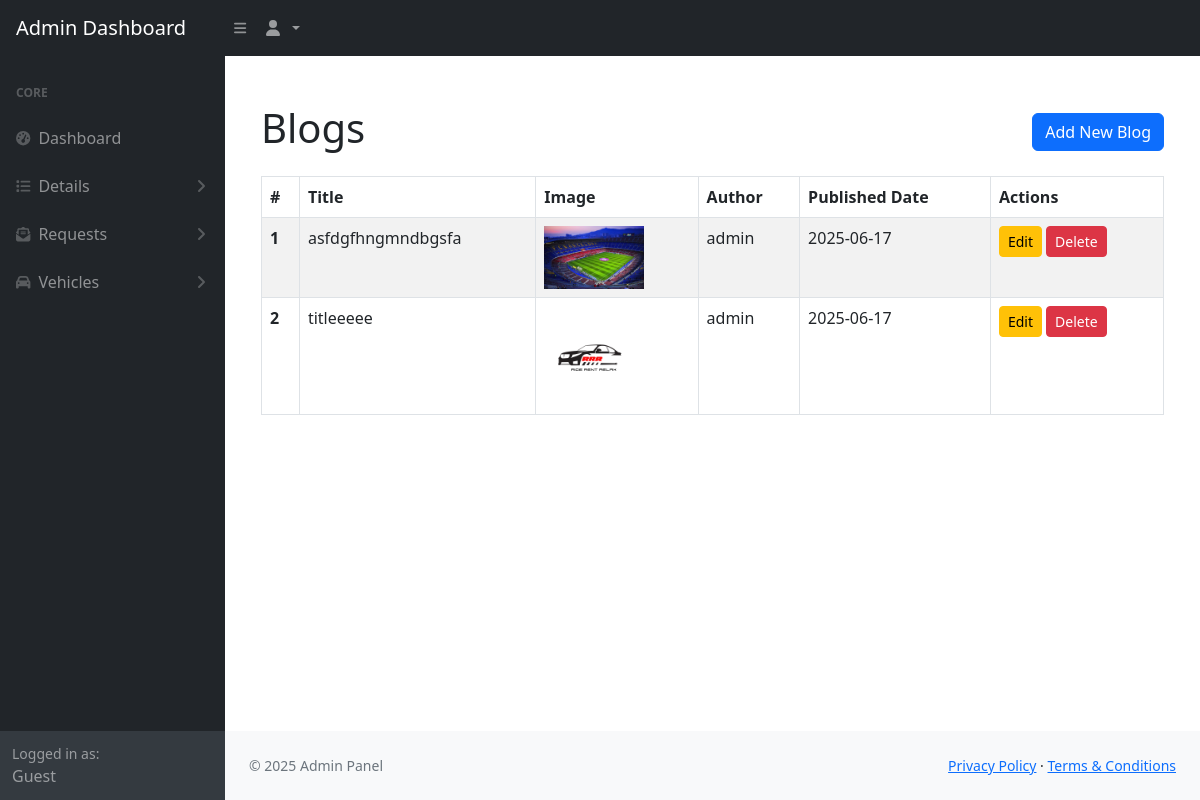
The app's page /dashboard/admin/blogs/ with its own data.
### app/models.py (models this page shows, shortened)
class Blog(models.Model):
    title = models.CharField(max_length=200)
    slug = models.SlugField(unique=True, blank=True)
    author = models.ForeignKey(User, on_delete=models.SET_NULL, null=True)
    image = models.ImageField(upload_to='blog_images/')
    content = models.TextField()
    excerpt = models.TextField(blank=True)
    published_date = models.DateTimeField(auto_now_add=True)

### dashboard/views.py (the view)
# urls.py: path('admin/blogs/', views.ad_viewblog, name='ad_viewblog'),
def ad_viewblog(request):
    blogs = Blog.objects.all().order_by('-published_date')
    return render(request, 'dashboard/blog/ad_viewblog.html', {'blogs': blogs})

### app/context_processors.py (called while the page is built)
def contact_detail(request):
    detail = ContactDetail.objects.first()
    return {'contact_detail': detail}

### templates/dashboard/blog/ad_viewblog.html (shortened to what this page needs)
{% extends 'dashboard/base/admin_base.html' %}
{% load static %}
{% block content %}
<div class="container mt-4">
    <div class="d-flex justify-content-between align-items-center mb-3">
        <h1>Blogs</h1>
        <a href="{% url 'ad_addblog' %}" class="btn btn-primary">Add New Blog</a>
    </div>
    <table class="table table-striped table-bordered">
        <thead>
            <tr>
                <th scope="col">#</th>
                <th scope="col">Title</th>
                <th scope="col">Image</th>
                <th scope="col">Author</th>
                <th scope="col">Published Date</th>
                <th scope="col">Actions</th>
            </tr>
        </thead>
        <tbody>
            {% for blog in blogs %}
            <tr>
                <th scope="row">{{ forloop.counter }}</th>
                <td>{{ blog.title }}</td>
                <td>
                    {% if blog.image %}
                    <img src="{{ blog.image.url }}" alt="{{ blog.title }}" class="img-fluid" style="max-width: 100px;">
                    {% else %}
                    <span class="text-muted">No Image</span>
                    {% endif %}
                </td>
                <td>{{ blog.author.username }}</td>
                <td>{{ blog.published_date|date:"Y-m-d" }}</td>
                <td>
                    <a href="{% url 'ad_editblog' blog.id %}" class="btn btn-sm btn-warning">Edit</a>
                    <form action="{% url 'ad_deleteblog' blog.id %}" method="post" class="d-inline-block">
                        <button type="submit" class="btn btn-sm btn-danger" onclick="return confirm('Are you sure you want to delete this blog?');">Delete</button>
                    </form>
                </td>
            </tr>
            {% empty %}
            <tr>
                <td colspan="6" class="text-center">No blogs found.</td>
            </tr>
            {% endfor %}
        </tbody>
    </table>
</div>
{% endblock %}

### records on screen
Blog: title "asfdgfhngmndbgsfa", image (picture), author.username "admin", published_date "2025-06-17"
Blog: title "titleeeee", image (picture), author.username "admin", published_date "2025-06-17"

### other values on screen
{{ current_year|default:"2025" }} "2025"
